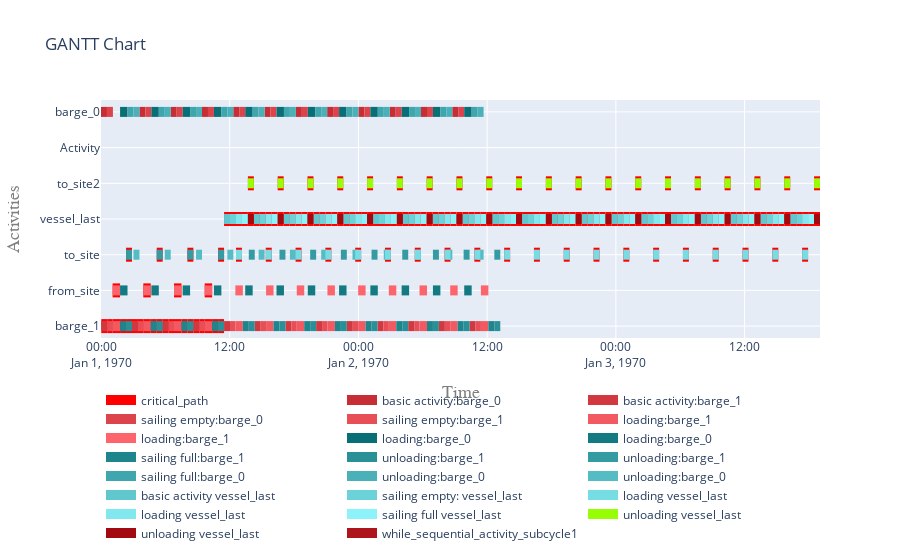

The notebook cell this image was saved under:
### Code cell
# Show the critical path (within a plotly Gannt plot).
my_cp_dependencies_from_simpy.make_plotly_gantt_chart()
